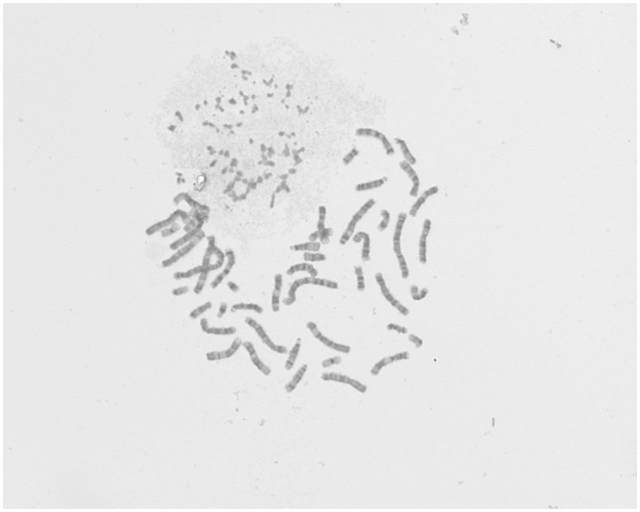
#> input picture input/L1903012841.003.A.JPG, 1280 x 1024 px (shown at 1/2 size); its folder holds only this picture in this run
$ jupyter execute AutoMask.ipynb
#> lines starting #> are read from the running program, lines starting #| are printed output that depends on the picture; after the words box and inside, x2 and y2 are one past the last pixel; in counts of white or black regions, pixels touching at a corner belong together
# 染色体图像自动分割算法

本文探索染色体图像的自动分割算法，排除分割算法中人工干预的过程和超参。允许人工给出部分超参，算法自动调整部分超参。
算法的基本思路为：
1. 图片二值化处理
2. 二值化图片去噪
3. 去除血细胞
4. 去除离群点

[cell 1]
# dependencies

import cv2
from matplotlib import pyplot as plt
import numpy as np
from sklearn.cluster import DBSCAN
import os

[cell 2]
# human specified consts

BINARY_THRESHOLD = 225

NOISE_THRESHOLD = 200
OPENING_KERNEL_SIZE = 5

CIRCULARITY_THRESHOLD = 0.7
CELL_THRESHOLD = 7500

DBSCAN_EPS = 200
DBSCAN_SAMPLES = 3

[cell 3]
# image list

image_root = './input'

image_list = os.listdir(image_root)
images = [cv2.imread(os.path.join(image_root, image_file)) for image_file in image_list]

for image in images:
    plt.imshow(image)
    plt.show()
#> this loop made 1 pass

## 1. 图片二值化

[cell 4]
def binaryzation(img, binary_threshold):
#> called with binary_threshold = 225
    gray = cv2.cvtColor(img, cv2.COLOR_BGR2GRAY)
#> img is the input picture: shape (1024, 1280, 3); min 124, max 255, mean 231.1
    _, b_img = cv2.threshold(gray, binary_threshold, 255, cv2.THRESH_BINARY_INV)
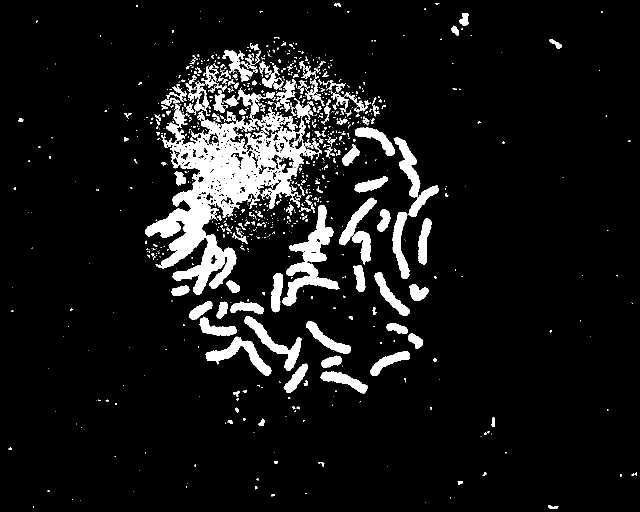
#> b_img: shape (1024, 1280) (shown at 1/2 size); 8.6% white; 1021 white regions (761 under 20 px), largest, box (x1, y1, x2, y2) and area: (290, 177, 644, 590) 42937, (579, 411, 667, 525) 3726, (564, 524, 679, 612) 3444

    return b_img

[cell 5]
b_imgs = [binaryzation(img, BINARY_THRESHOLD) for img in images]
#> b_imgs = 1 item

for b_img in b_imgs:
    plt.imshow(b_img)
    plt.colorbar()
    plt.show()
#> this loop made 1 pass
#> pass 1, `plt.show()`:
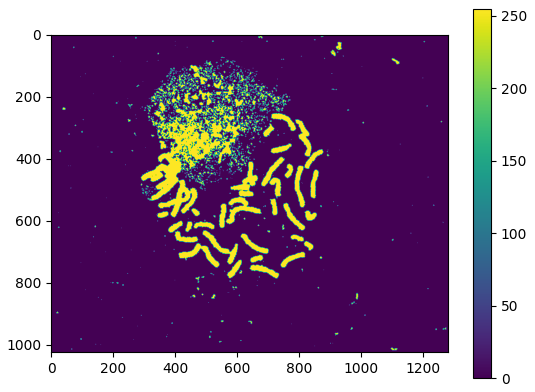
#> figure drawn by matplotlib, 2 panels

## 2. 二值化图片去噪

滤除非常小的噪点。
分成两个步骤：
1. 开运算，先腐蚀再膨胀，这个方法可以改善联通域边缘形态，一定程度上解决粘连问题，但是有可能制造一些离群小点
2. 简单的小面积联通域过滤，进一步滤除离群小点

[cell 6]
def opening(img, kernel_size):
    kernel = np.ones((kernel_size, kernel_size), np.uint8)
    opening_img = cv2.morphologyEx(img, cv2.MORPH_OPEN, kernel)

    return opening_img

def denoise(img, area_threshold):
    contours, hierarchy = cv2.findContours(img, cv2.RETR_TREE, cv2.CHAIN_APPROX_SIMPLE)

    areas = []
    for contour in contours:
        areas.append(cv2.contourArea(contour))

    filtered_indexes = []
    filtered_areas = []
    for i, area in enumerate(areas):
        if area > area_threshold:
            filtered_indexes.append(i)
            filtered_areas.append(area)

    return filtered_indexes, filtered_areas, contours

[cell 7]
o_imgs = []

for b_img in b_imgs:
    o_img = opening(b_img, OPENING_KERNEL_SIZE)

    o_imgs.append(o_img)

    plt.imshow(o_img)
    plt.colorbar()
    plt.show()
#> this loop made 1 pass
#> pass 1, in opening, `opening_img = cv2.morphologyEx(img, cv2.MORPH_OPEN, kernel)`:
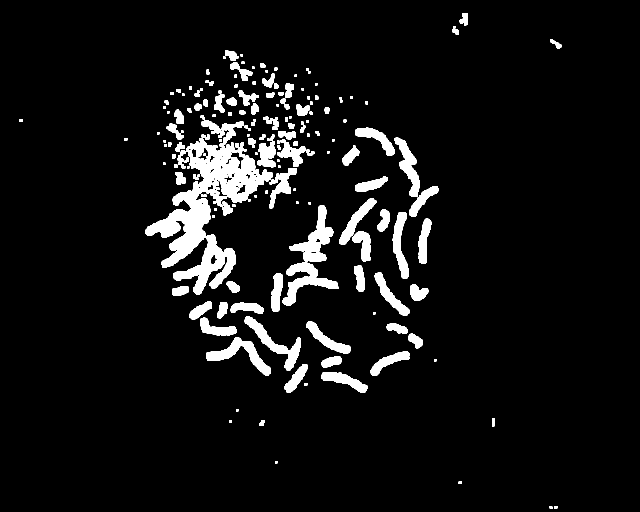
#> opening_img: shape (1024, 1280) (shown at 1/2 size); 6.8% white; 172 white regions, largest, box (x1, y1, x2, y2) and area: (291, 242, 546, 536) 21420, (346, 469, 472, 589) 5604, (579, 411, 667, 524) 3676
#> pass 1, `plt.show()`:
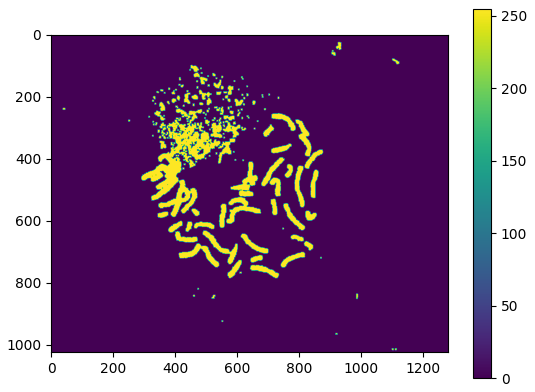
#> figure drawn by matplotlib, 2 panels
#> after the loop, o_imgs = 1 item

[cell 8]
i_list = []
area_list = []
contour_list = []

# filtered images
f_imgs = [np.zeros_like(o_img) for o_img in o_imgs]
#> f_imgs = 1 item

for o_img, f_img in zip(o_imgs, f_imgs):
    indexes, areas, contours = denoise(o_img, NOISE_THRESHOLD)

    i_list.append(indexes)
    area_list.append(areas)
    contour_list.append(contours)

    for i in indexes:
        cv2.drawContours(f_img, contours, i, 255, -1)

    plt.imshow(f_img)
    plt.colorbar()
    plt.show()
#> after the loop, area_list = 1 item; contour_list = 1 item; i_list = 1 item

## 3. 去除血细胞

血细胞是大而圆的细胞，从中可以提取2个连通域特征：
1. 面积很大
2. 圆度较大

圆度的计算方法是：
C' = F / (max^2 * pi)
C = min(1, C')

OpenCV还提供了圈的检测函数，可以配合contour进行圆的检测：
cv2.HoughCircles(image, method, dp, minDist[, circles[, param1[, param2[, minRadius[, maxRadius]]]]]) → circles

[cell 9]
# cannot correctly implement this for now
def circularity(contour):
    area = cv2.contourArea(contour)
    center, r = cv2.minEnclosingCircle(contour)

    ratio = np.min((1., area / (r * r * np.pi)))

    return ratio

[cell 10]
c_imgs = [np.zeros_like(f_img) for f_img in f_imgs]
#> c_imgs = 1 item

# just record contour index
ci_list = []

for c_img, indexes, areas, contours in zip(c_imgs, i_list, area_list, contour_list):
    ci = []

    for index, area in zip(indexes, areas):
        # if circularity(contours[index]) > CIRCULARITY_THRESHOLD or area > CELL_THRESHOLD:
        if circularity(contours[index]) < CIRCULARITY_THRESHOLD and area < CELL_THRESHOLD:
            cv2.drawContours(c_img, contours, index, 255, -1)

            ci.append(index)
    ci_list.append(ci)

    # fig=plt.figure(figsize=(16,12))
    plt.imshow(c_img)
    plt.colorbar()
    plt.show()
#> this loop made 1 pass
#> after the loop, ci_list = 1 item

## 4. 去除离群点

有一些边缘的血细胞有可能总体面积并不大，可以利用离群点方法去除。

[cell 11]
def dbscan_filter(contours, eps, min_samples):
    # find out contour centers
    centers = []
    for contour in contours:
        center, r = cv2.minEnclosingCircle(contour)
        centers.append(center)

    dataset = np.array(centers)
    pred = DBSCAN(eps=eps, min_samples=min_samples).fit_predict(dataset)

    return pred

[cell 12]
d_imgs = [np.zeros_like(c_img) for c_img in c_imgs]
#> d_imgs = 1 item

di_list = []

for d_img, cis, contours in zip(d_imgs, ci_list, contour_list):
    targets = [contours[ci] for ci in cis]

    preds = dbscan_filter(targets, DBSCAN_EPS, DBSCAN_SAMPLES)

    dis = []
    for index, pred in zip(cis, preds):
        if pred != -1:
            cv2.drawContours(d_img, contours, index, 255, -1)

            dis.append(index)
    di_list.append(dis)

    # fig=plt.figure(figsize=(16,12))
    plt.imshow(d_img)
    plt.colorbar()
    plt.show()
#> after the loop, di_list = 1 item

## 结果展示

[cell 13]
for d_indexes, contours, img in zip(di_list, contour_list, images):
    for di in d_indexes:
        cv2.drawContours(img, contours, di, (0, 255, 255), 2)

    fig=plt.figure(figsize=(16,12))
    plt.imshow(img)
    plt.show()
#> this loop made 1 pass
#> pass 1, `plt.show()`:
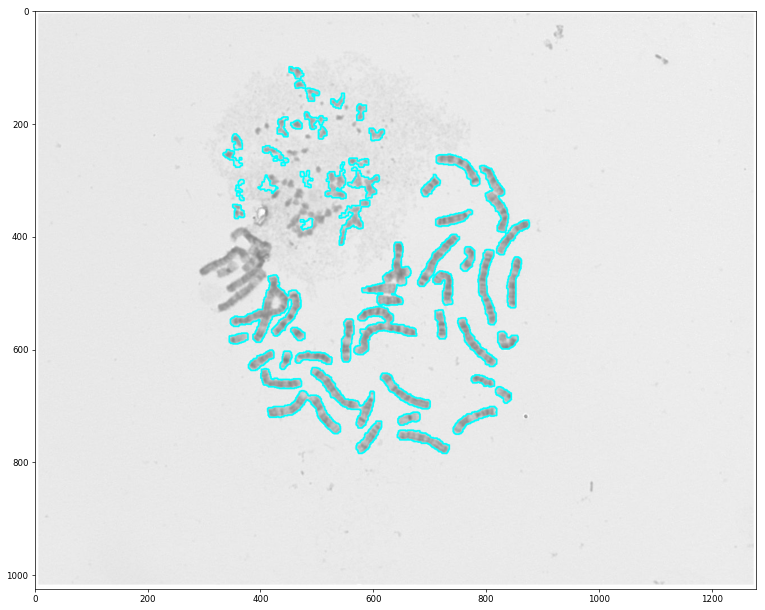
#> figure drawn by matplotlib, 1 panel; B, G, R data is drawn as R, G, B

$ run again, on input/L1903012841.041.A.JPG
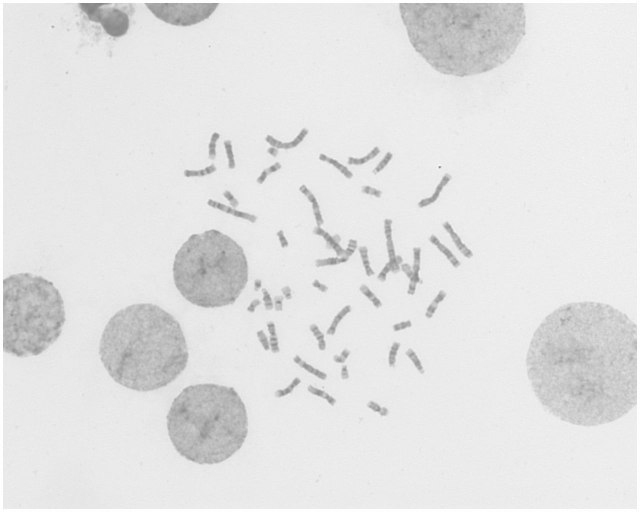
#> input picture input/L1903012841.041.A.JPG, 1280 x 1024 px (shown at 1/2 size)
#> the loop `for image in images:` made 1 pass
#> in binaryzation, img is the input picture: shape (1024, 1280, 3); min 127, max 255, mean 226.9
#> in binaryzation, `_, b_img = cv2.threshold(gray, binary_threshold, 255, cv2.THRESH_BINAR..`:
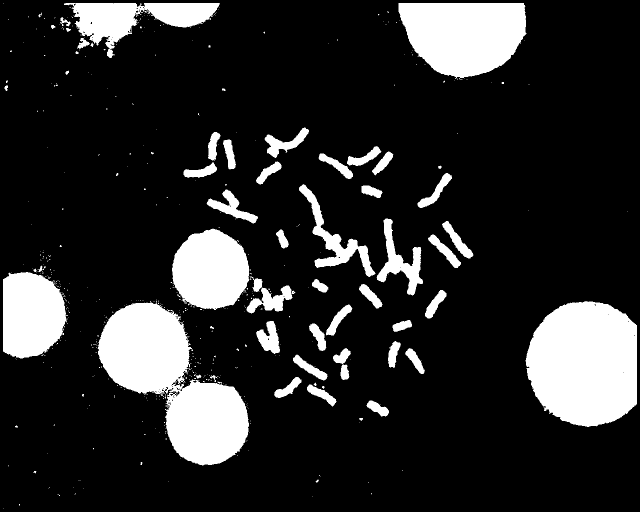
#> b_img: shape (1024, 1280) (shown at 1/2 size); 16.9% white; 511 white regions (449 under 20 px), largest, box (x1, y1, x2, y2) and area: (195, 605, 498, 931) 48523, (1051, 602, 1274, 854) 45668, (797, 6, 1053, 160) 30147
#> b_imgs = 1 item
#> the loop `for b_img in b_imgs:` made 1 pass
#> the loop `for o_img, f_img in zip(o_imgs, f_imgs):` made 1 pass
#> the loop `for c_img, indexes, areas, contours in zip(c_imgs, i_list, area_list, ..` made 1 pass
#> the loop `for d_img, cis, contours in zip(d_imgs, ci_list, contour_list):` made 1 pass
#> the loop `for d_indexes, contours, img in zip(di_list, contour_list, images):` made 1 pass
#> pass 1, `plt.show()`:
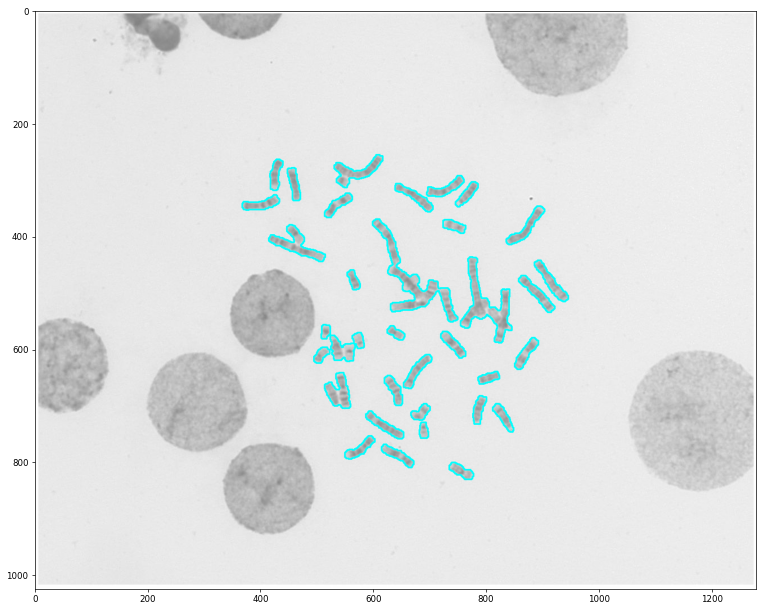
#> figure drawn by matplotlib, 1 panel; B, G, R data is drawn as R, G, B

$ run again, on input/L1903012841.042.A.JPG
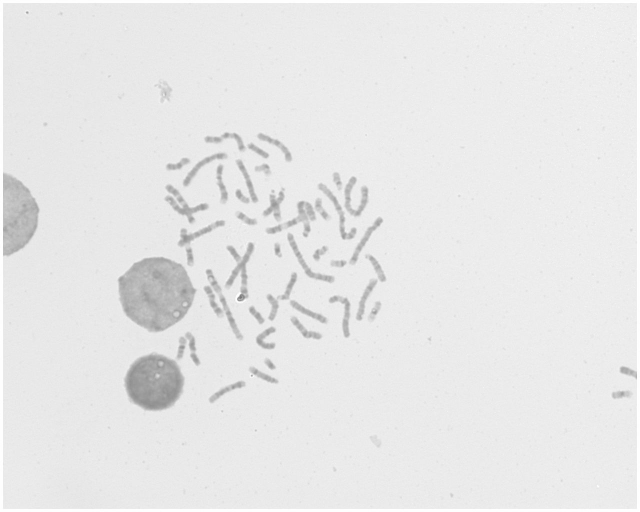
#> input picture input/L1903012841.042.A.JPG, 1280 x 1024 px (shown at 1/2 size)
#> the loop `for image in images:` made 1 pass
#> in binaryzation, img is the input picture: shape (1024, 1280, 3); min 115, max 255, mean 231.4
#> in binaryzation, `_, b_img = cv2.threshold(gray, binary_threshold, 255, cv2.THRESH_BINAR..`:
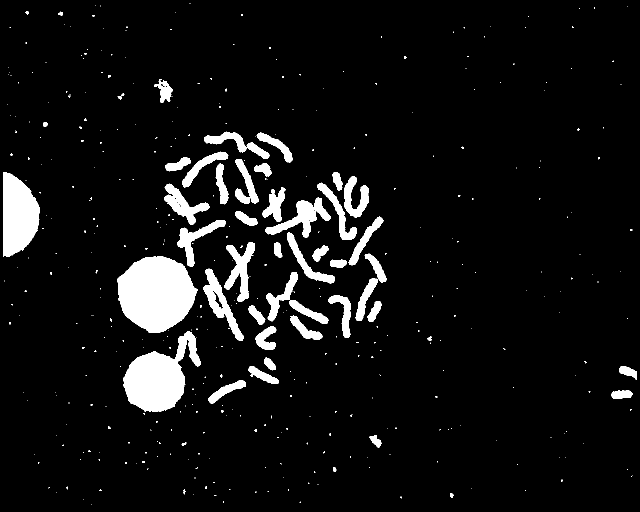
#> b_img: shape (1024, 1280) (shown at 1/2 size); 7.1% white; 431 white regions (376 under 20 px), largest, box (x1, y1, x2, y2) and area: (234, 513, 396, 666) 17936, (246, 663, 402, 824) 13115, (6, 344, 80, 514) 9247
#> b_imgs = 1 item
#> the loop `for b_img in b_imgs:` made 1 pass
#> the loop `for o_img, f_img in zip(o_imgs, f_imgs):` made 1 pass
#> the loop `for c_img, indexes, areas, contours in zip(c_imgs, i_list, area_list, ..` made 1 pass
#> the loop `for d_img, cis, contours in zip(d_imgs, ci_list, contour_list):` made 1 pass
#> the loop `for d_indexes, contours, img in zip(di_list, contour_list, images):` made 1 pass
#> pass 1, `plt.show()`:
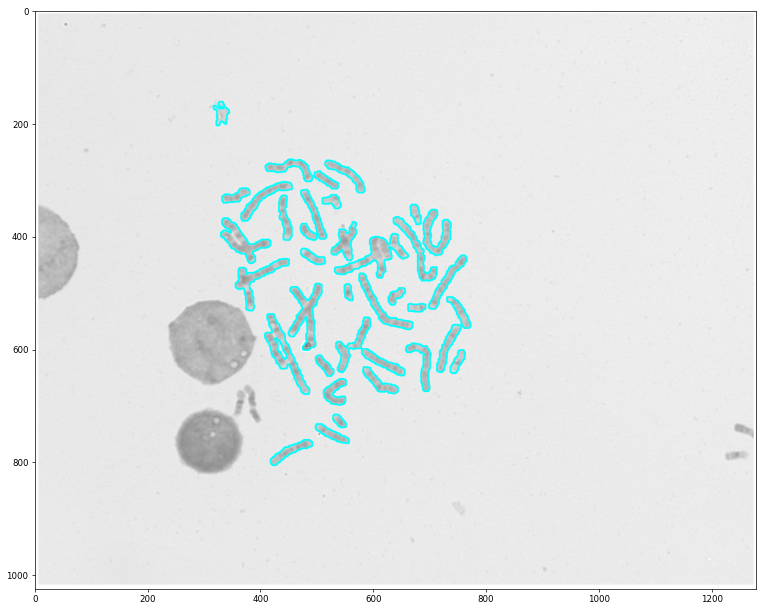
#> figure drawn by matplotlib, 1 panel; B, G, R data is drawn as R, G, B
